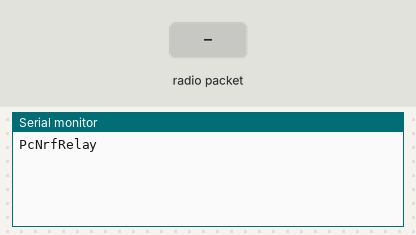
Recording of a sketch running on a simulated Arduino Mega 2560, built with avr-gcc and run on an emulated ATmega2560. Parts: the last lines printed to the serial monitor. Inputs (shaded band) come from the test bench. No radio packets arrive unless stated.

Above: at 1.2 s.
1.3 s: radio packet "1" arrives
At 1.8 s:
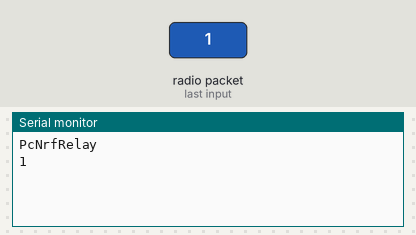
2.8 s: radio packet "0" arrives
At 4.1 s:
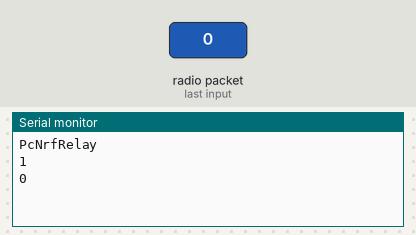

Measured:
- after the input at 1.3 s, the serial monitor: prints a new line at once (image 1)
- after the input at 2.8 s, the serial monitor: prints a new line at once (image 2)

The sketch:

PcNrfRelay.ino
```cpp
#include <SPI.h>
#include <nRF24L01.h>
#include <printf.h>
#include <RF24.h>
#include <RF24_config.h>

// RF24 radio(CE,CSN);
RF24 radio(49,53);
const uint64_t pipes[2] = {0xDEDEDEDEE8LL, 0xDEDEDEDEE4LL};

boolean stringComplete = false;
String sendPayload = "";
String recvPayload = "";

void setup(void) {
  Serial.begin(115200);
  printf_begin();

  Serial.println("PcNrfRelay");
  radioInit();
  Serial.println();
  sendPayload.reserve(32);
  recvPayload.reserve(32);
}

void loop(void) {
  radioReceive();  // radio to serial
  serialReceive(); // serial to radio (AFTER PROCESS)
}

void radioInit(void){
  radio.begin();
  radio.setAutoAck(1);
  radio.enableAckPayload();
  radio.setDataRate(RF24_1MBPS);
  radio.setPALevel(RF24_PA_MAX);
  radio.setChannel(70);
  radio.enableDynamicPayloads();
  radio.setRetries(5,5);
  radio.setCRCLength(RF24_CRC_16);
  radio.openWritingPipe(pipes[0]);
  radio.openReadingPipe(1,pipes[1]);
  radio.startListening();
  radio.printDetails();
}

void serialEvent() {
  while (Serial.available()) {
    char inChar = (char)Serial.read();
    sendPayload += inChar;
    if (inChar == '\n') {
      stringComplete = true;
    }
  }
}

void radioReceive(void) {
  int len = 0;
  if ( radio.available() ) {
    len = radio.getDynamicPayloadSize();
    char buff[32]="";
    radio.read(buff,len);
    buff[len] = 0;
    buff[31] = 0;
    recvPayload += buff;
    Serial.print(recvPayload);
    Serial.println();
    recvPayload = "";
  }
}
void serialReceive(void) {
  if (stringComplete) {
    // swap TX & Rx addr for writing
    radio.openWritingPipe(pipes[1]);
    radio.openReadingPipe(0,pipes[0]);
    radio.stopListening();
    char buff[32]="";
    sendPayload.toCharArray(buff,32);
    radio.write(buff,strlen(buff));
    radio.openWritingPipe(pipes[0]);
    radio.openReadingPipe(1,pipes[1]);
    radio.startListening();
    sendPayload = "";
    stringComplete = false;
  }
}
```
